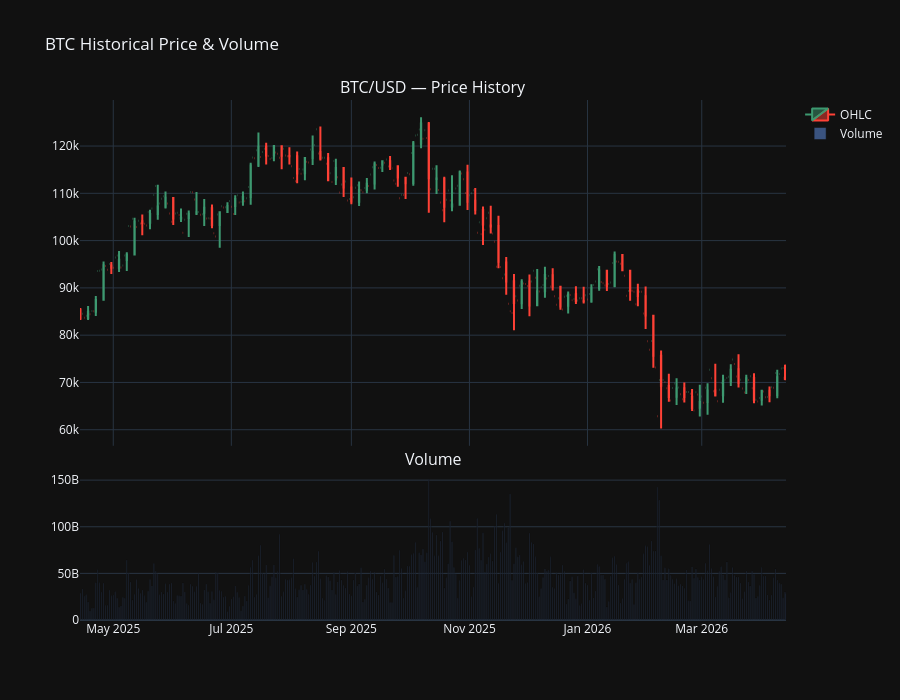

Here is the notebook cell this chart was saved with:
### Code cell
fig = make_subplots(
    rows=2, cols=1, shared_xaxes=True,
    vertical_spacing=0.05,
    row_heights=[0.7, 0.3],
    subplot_titles=(f'{COIN}/USD — Price History', 'Volume')
)

fig.add_trace(
    go.Candlestick(
        x=df['date'], open=df['open'], high=df['high'],
        low=df['low'], close=df['close'], name='OHLC'
    ), row=1, col=1
)

fig.add_trace(
    go.Bar(x=df['date'], y=df['volume'], name='Volume',
           marker_color='rgba(100, 149, 237, 0.5)'),
    row=2, col=1
)

fig.update_layout(
    template='plotly_dark', height=700,
    title_text=f'{COIN} Historical Price & Volume',
    xaxis_rangeslider_visible=False
)
fig.show()

### Figure 1 — Plotly figure (JSON) as saved in the notebook; plotly's stock layout.template omitted (floating-point values rounded to 4 significant figures; data arrays with more than 128 entries replaced by an {"elided": "..."} marker saying what was removed)
{"data": [{"close": {"elided": "366 float values"}, "high": {"elided": "366 float values"}, "low": {"elided": "366 float values"}, "name": "OHLC", "open": {"elided": "366 float values"}, "x": {"elided": "366 str values"}, "type": "candlestick", "xaxis": "x", "yaxis": "y"}, {"marker": {"color": "rgba(100, 149, 237, 0.5)"}, "name": "Volume", "x": {"elided": "366 str values"}, "y": {"elided": "366 float values"}, "type": "bar", "xaxis": "x2", "yaxis": "y2"}], "layout": {"xaxis": {"anchor": "y", "domain": [0.0, 1.0], "matches": "x2", "showticklabels": false, "rangeslider": {"visible": false}}, "yaxis": {"anchor": "x", "domain": [0.335, 1.0]}, "xaxis2": {"anchor": "y2", "domain": [0.0, 1.0]}, "yaxis2": {"anchor": "x2", "domain": [0.0, 0.285]}, "annotations": [{"font": {"size": 16}, "showarrow": false, "text": "BTC/USD — Price History", "x": 0.5, "xanchor": "center", "xref": "paper", "y": 1.0, "yanchor": "bottom", "yref": "paper"}, {"font": {"size": 16}, "showarrow": false, "text": "Volume", "x": 0.5, "xanchor": "center", "xref": "paper", "y": 0.285, "yanchor": "bottom", "yref": "paper"}], "title": {"text": "BTC Historical Price & Volume"}, "height": 700}}
